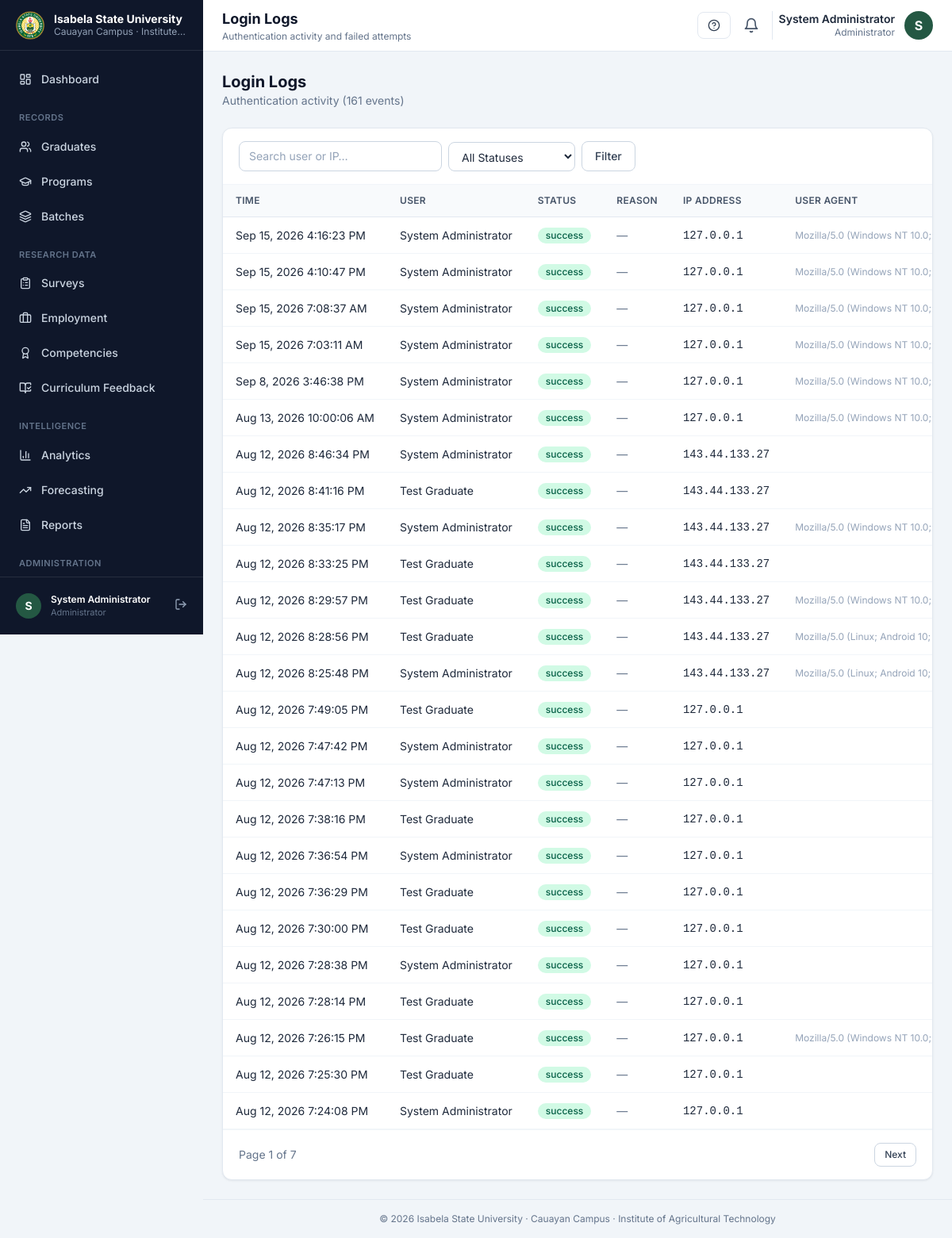
/admin/login-logs (signed in), run on the app's committed database.
### tables this page shows
CREATE TABLE `users` (
  `id` bigint(20) UNSIGNED NOT NULL,
  `role_id` bigint(20) UNSIGNED NOT NULL,
  `graduate_id` bigint(20) UNSIGNED DEFAULT NULL,
  `name` varchar(191) NOT NULL,
  `email` varchar(191) NOT NULL,
  `password` varchar(255) NOT NULL,
  `avatar` varchar(255) DEFAULT NULL,
  `is_active` tinyint(1) NOT NULL DEFAULT 1,
  `must_change_password` tinyint(1) NOT NULL DEFAULT 0,
  `last_login_at` timestamp NULL DEFAULT NULL,
  `password_reset_token` varchar(100) DEFAULT NULL,
  `password_reset_expires` timestamp NULL DEFAULT NULL,
  `created_at` timestamp NULL DEFAULT current_timestamp(),
  `updated_at` timestamp NULL DEFAULT current_timestamp() ON UPDATE current_timestamp(),
  `deleted_at` timestamp NULL DEFAULT NULL
);

CREATE TABLE `roles` (
  `id` bigint(20) UNSIGNED NOT NULL,
  `name` varchar(100) NOT NULL,
  `slug` varchar(60) NOT NULL,
  `description` varchar(255) DEFAULT NULL,
  `created_at` timestamp NULL DEFAULT current_timestamp(),
  `updated_at` timestamp NULL DEFAULT current_timestamp() ON UPDATE current_timestamp()
);

### views/admin/login-logs/index.php (the view, shortened to what the rows shown need)
<?php
$logs = $logs ?? [];
$search = $search ?? '';
$status = $status ?? '';
$page = $page ?? 1;
$pages = $pages ?? 1;
$total = $total ?? 0;
?>
<div class="space-y-6">
    <div>
        <h2 class="text-xl font-bold text-ink-900">Login Logs</h2>
        <p class="text-sm text-ink-500">Authentication activity (<?= number_format((int) $total) ?> events)</p>
    </div>
    <div class="card">
        <div class="card-header">
            <form method="GET" action="<?= url('admin/login-logs') ?>" class="flex flex-wrap items-center gap-2">
                <input type="text" name="search" value="<?= e($search) ?>" placeholder="Search user or IP…" class="input !w-64">
                <select name="status" class="input !w-40">
                    <option value="">All Statuses</option>
                </select>
                <button type="submit" class="btn-secondary">Filter</button>
            </form>
        </div>
        <div class="table-wrap">
            <table class="table">
                <thead>
                    <tr>
                        <th>Time</th>
                        <th>User</th>
                        <th>Status</th>
                        <th>Reason</th>
                        <th>IP Address</th>
                        <th>User Agent</th>
                    </tr>
                </thead>
                <tbody>
                <?php foreach ($logs as $log): ?>
                    <tr>
                        <td class="text-sm whitespace-nowrap"><?= date('M j, Y g:i:s A', strtotime($log['login_at'])) ?></td>
                        <td class="text-sm"><?= e($log['user_name'] ?? 'Unknown') ?></td>
                        <td>
                            <span class="badge <?= $log['status'] === 'success' ? 'badge-green' : 'badge-red' ?>"><?= e($log['status']) ?></span>
                        </td>
                        <td class="text-sm text-ink-500"><?= e(ucwords(str_replace('_', ' ', (string) $log['failure_reason']))) ?: '—' ?></td>
                        <td class="text-sm font-mono whitespace-nowrap"><?= e($log['ip_address'] ?? '—') ?></td>
                        <td class="text-xs text-ink-400 max-w-xs truncate"><?= e($log['user_agent'] ?? '') ?></td>
                    </tr>
                <?php endforeach; ?>
                </tbody>
            </table>
        </div>
        <?php if ($pages > 1): ?>
            <div class="card-footer flex items-center justify-between">
                <span class="text-sm text-ink-500">Page <?= (int) $page ?> of <?= (int) $pages ?></span>
                <div class="flex gap-2">
                    <?php if ($page < $pages): ?>
                        <a href="<?= url('admin/login-logs?page=' . ($page + 1) . '&search=' . urlencode($search) . '&status=' . urlencode($status)) ?>" class="btn-secondary !py-1.5 !px-3 text-xs">Next</a>
                    <?php endif; ?>
                </div>
            </div>
        <?php endif; ?>
    </div>
</div>

### app/Core/Router.php (shortened to what the rows shown need)
<?php
final class Router
{
    private array $routes = [];
    private function add(string $method, string $uri, string|array|Closure $action): Route
    {
        $uri = '/' . trim($uri, '/');
        $route = new Route($method, $uri, $action);
        $this->routes[] = $route;
        return $route;
    }
    public function dispatch(Request $request): void
    {
        $method = $request->method();
        $path = $request->path();
        foreach ($this->routes as $route) {
            $params = $route->matches($method, $path);
            if ($params === null) {
                continue;
            }
            $next = function () use ($route, $request, $params): void {
                $this->executeAction($route, $request, $params);
            };
            foreach (array_reverse($route->middleware) as $middleware) {
                $next = $this->wrapMiddleware($middleware, $next);
            }
            $next();
            return;
        }
    }
    private function wrapMiddleware($middleware, Closure $next): Closure
    {
        return function () use ($middleware, $next): void {
            if ($middleware instanceof Closure) {
                $middleware($next);
                return;
            }
            if (is_string($middleware)) {
                $instance = $this->resolveMiddleware($middleware);
                $instance->handle($next);
                return;
            }
            $next();
        };
    }
    private function resolveMiddleware(string $class): MiddlewareInterface
    {
        $instance = new $class();
        return $instance;
    }
    private function executeAction(Route $route, Request $request, array $params): void
    {
        $action = $route->action;
        if (is_string($action) && str_contains($action, '@')) {
            [$controller, $method] = explode('@', $action, 2);
        } elseif (is_array($action) && count($action) === 2) {
            [$controller, $method] = $action;
        } else {
            throw new \RuntimeException('Invalid route action for ' . $route->uri);
        }
        $instance = new $controller();
        $instance->{$method}($request, $params);
    }
}

### views/layouts/app.php (shortened to what the rows shown need)
<?php
$user = auth();
$role = $user->role_slug ?? 'guest';
$appName = (string) setting('university_name', 'Isabela State University');
$campus = (string) setting('campus_name', 'Cauayan Campus');
?>
<!DOCTYPE html>
<html lang="en">
<head>
    <link rel="stylesheet" href="<?= asset('css/tailwind.min.css') ?>">
</head>
<body class="bg-ink-100 min-h-screen">
<div class="flex min-h-screen">
    <aside id="sidebar" class="fixed inset-y-0 left-0 z-40 w-64 bg-ink-900 text-ink-300 flex flex-col transform -translate-x-full lg:translate-x-0 lg:sticky lg:top-0 lg:h-screen transition-transform duration-200" aria-label="Sidebar">
        <div class="flex items-center gap-3 px-5 h-16 border-b border-white/10 shrink-0">
            <img src="<?= asset('images/logo.png') ?>" alt="<?= e($appName) ?>" class="w-9 h-9 rounded-lg object-cover shrink-0">
            <div class="min-w-0">
                <p class="text-white text-sm font-bold leading-tight truncate"><?= e($appName) ?></p>
                <p class="text-ink-400 text-xs truncate"><?= e($campus) ?> &middot; <?= e(setting('institute_name', 'IAT')) ?></p>
            </div>
        </div>
        <nav class="flex-1 overflow-y-auto px-3 py-4 space-y-1" id="sidebar-nav">
            <?php if ($role === 'admin'): ?>
                <a href="<?= url('admin/dashboard') ?>" class="sidebar-link <?= current_route_active('/admin/dashboard') ? 'active' : '' ?>">
                    <i data-lucide="layout-dashboard" class="w-4 h-4"></i><span>Dashboard</span>
                </a>
                <p class="px-3 pt-4 pb-1 text-[11px] font-semibold uppercase tracking-wider text-ink-500">Records</p>
                <a href="<?= url('admin/graduates') ?>" class="sidebar-link <?= current_route_active('/admin/graduates') ? 'active' : '' ?>">
                    <i data-lucide="users" class="w-4 h-4"></i><span>Graduates</span>
                </a>
                <a href="<?= url('admin/programs') ?>" class="sidebar-link <?= current_route_active('/admin/programs') ? 'active' : '' ?>">
                    <i data-lucide="graduation-cap" class="w-4 h-4"></i><span>Programs</span>
                </a>
                <a href="<?= url('admin/batches') ?>" class="sidebar-link <?= current_route_active('/admin/batches') ? 'active' : '' ?>">
                    <i data-lucide="layers" class="w-4 h-4"></i><span>Batches</span>
                </a>
                <p class="px-3 pt-4 pb-1 text-[11px] font-semibold uppercase tracking-wider text-ink-500">Research Data</p>
                <a href="<?= url('admin/surveys') ?>" class="sidebar-link <?= current_route_active('/admin/surveys') ? 'active' : '' ?>">
                    <i data-lucide="clipboard-list" class="w-4 h-4"></i><span>Surveys</span>
                </a>
                <a href="<?= url('admin/employment') ?>" class="sidebar-link <?= current_route_active('/admin/employment') ? 'active' : '' ?>">
                    <i data-lucide="briefcase" class="w-4 h-4"></i><span>Employment</span>
                </a>
                <a href="<?= url('admin/competencies') ?>" class="sidebar-link <?= current_route_active('/admin/competencies') ? 'active' : '' ?>">
                    <i data-lucide="award" class="w-4 h-4"></i><span>Competencies</span>
                </a>
                <a href="<?= url('admin/curriculum-feedback') ?>" class="sidebar-link <?= current_route_active('/admin/curriculum-feedback') ? 'active' : '' ?>">
                    <i data-lucide="book-open-check" class="w-4 h-4"></i><span>Curriculum Feedback</span>
                </a>
                <p class="px-3 pt-4 pb-1 text-[11px] font-semibold uppercase tracking-wider text-ink-500">Intelligence</p>
                <a href="<?= url('admin/analytics') ?>" class="sidebar-link <?= current_route_active('/admin/analytics') ? 'active' : '' ?>">
                    <i data-lucide="bar-chart-3" class="w-4 h-4"></i><span>Analytics</span>
                </a>
                <a href="<?= url('admin/forecasting') ?>" class="sidebar-link <?= current_route_active('/admin/forecasting') ? 'active' : '' ?>">
                    <i data-lucide="trending-up" class="w-4 h-4"></i><span>Forecasting</span>
                </a>
                <a href="<?= url('admin/reports') ?>" class="sidebar-link <?= current_route_active('/admin/reports') ? 'active' : '' ?>">
                    <i data-lucide="file-text" class="w-4 h-4"></i><span>Reports</span>
                </a>
                <p class="px-3 pt-4 pb-1 text-[11px] font-semibold uppercase tracking-wider text-ink-500">Administration</p>
            <?php endif; ?>
        </nav>
        <div class="p-3 border-t border-white/10 shrink-0">
            <div class="flex items-center gap-3 px-2 py-2">
                <div class="w-8 h-8 rounded-full bg-brand-700 text-white flex items-center justify-center text-sm font-bold uppercase">
                    <?= e(substr($user->name ?? '?', 0, 1)) ?>
                </div>
                <div class="min-w-0 flex-1">
                    <p class="text-white text-xs font-semibold truncate"><?= e($user->name ?? '') ?></p>
                    <p class="text-ink-500 text-[11px] truncate"><?= e($role === 'admin' ? 'Administrator' : 'IAT Graduate') ?></p>
                </div>
                <form method="POST" action="<?= url('logout') ?>">
                    <button type="submit" title="Logout" class="text-ink-400 hover:text-white transition-colors">
                        <i data-lucide="log-out" class="w-4 h-4"></i>
                    </button>
                </form>
            </div>
        </div>
    </aside>
    <div class="flex-1 flex flex-col min-w-0">
        <header class="bg-white border-b border-ink-200 sticky top-0 z-20">
            <div class="flex items-center justify-between gap-3 px-4 lg:px-6 h-16">
                <div class="flex items-center gap-3">
                    <div>
                        <h1 class="text-base lg:text-lg font-bold text-ink-900 leading-tight"><?= e($title ?? 'Dashboard') ?></h1>
                        <p class="text-xs text-ink-500 hidden sm:block"><?= e($subtitle ?? $campus . ' &middot; ' . setting('institute_name', 'IAT')) ?></p>
                    </div>
                </div>
                <div class="flex items-center gap-2">
                    <button type="button" id="manual-open" class="inline-flex items-center gap-2 px-3 py-2 rounded-lg border border-ink-200 text-sm font-medium text-ink-700 hover:bg-ink-50" aria-controls="manual-slider" aria-expanded="false" aria-label="Open user manual">
                        <i data-lucide="circle-help" class="w-4 h-4"></i>
                    </button>
                    <div class="relative" id="notification-dropdown">
                        <button id="notification-bell" class="relative p-2 rounded-lg hover:bg-ink-100 text-ink-600" aria-label="Notifications">
                            <i data-lucide="bell" class="w-5 h-5"></i>
                        </button>
                    </div>
                    <div class="hidden md:flex items-center gap-3 pl-2 border-l border-ink-200">
                        <div class="text-right">
                            <p class="text-sm font-semibold text-ink-800 leading-tight"><?= e($user->name ?? '') ?></p>
                            <p class="text-xs text-ink-500"><?= e($role === 'admin' ? 'Administrator' : 'IAT Graduate') ?></p>
                        </div>
                        <div class="w-9 h-9 rounded-full bg-brand-700 text-white flex items-center justify-center font-bold uppercase">
                            <?= e(substr($user->name ?? '?', 0, 1)) ?>
                        </div>
                    </div>
                </div>
            </div>
        </header>
        <main class="flex-1 px-4 lg:px-6 py-6">
            <?= $content ?>
        </main>
        <footer class="px-4 lg:px-6 py-4 border-t border-ink-200 text-center text-xs text-ink-500">
            &copy; <?= date('Y') ?> <?= e($appName) ?> &middot; <?= e($campus) ?> &middot; Institute of Agricultural Technology
        </footer>
    </div>
</div>
</body>
</html>

### data on the page
users: name "S", name "System Administrator", role.slug "Administrator"

### other printed values
$appName "Isabela State University"
$total "161"
date('M j, Y g:i:s A', strtotime($log['login_at'])) "Sep 15, 2026 4:16:23 PM"
$log['user_name'] "System Administrator"
$log['status'] "success"
$log['ip_address'] "127.0.0.1"
$log['user_agent'] "Mozilla/5.0 (Windows NT 10.0; Win64; x64) Appl…"
date('M j, Y g:i:s A', strtotime($log['login_at'])) "Sep 15, 2026 4:10:47 PM"
date('M j, Y g:i:s A', strtotime($log['login_at'])) "Sep 15, 2026 7:08:37 AM"
date('M j, Y g:i:s A', strtotime($log['login_at'])) "Sep 15, 2026 7:03:11 AM"
date('M j, Y g:i:s A', strtotime($log['login_at'])) "Sep 8, 2026 3:46:38 PM"
date('M j, Y g:i:s A', strtotime($log['login_at'])) "Aug 13, 2026 10:00:06 AM"
date('M j, Y g:i:s A', strtotime($log['login_at'])) "Aug 12, 2026 8:46:34 PM"
$log['ip_address'] "143.44.133.27"
date('M j, Y g:i:s A', strtotime($log['login_at'])) "Aug 12, 2026 8:41:16 PM"
